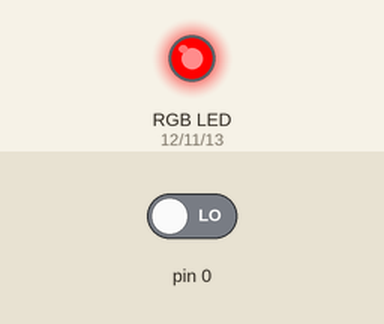
A sketch run on a simulated Arduino Uno, built with avr-gcc and run on an emulated ATmega328P. Shown: an RGB LED mixed from three pins (HIGH = lit). The test bench sets the inputs (shaded band); at power-on: pin 0 LOW. Random numbers use the default seed unless the sketch sets one.

Above: at 0.3 s.
At 1.7 s:
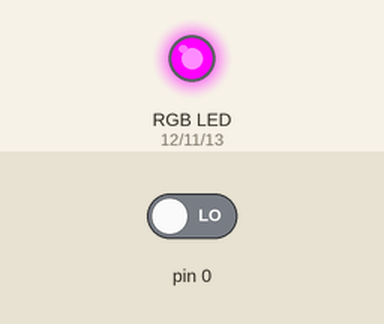
At 3.7 s:
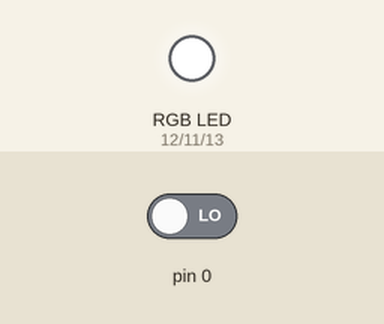
Timing chart, 0 to 5.2 s (numbered marks = the images above):
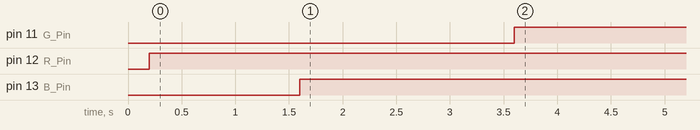

Measured:
- by itself, pin 11 (G_Pin): LOW → HIGH at 3.6 s
- by itself, pin 12 (R_Pin): LOW → HIGH at 0.20 s
- by itself, pin 13 (B_Pin): LOW → HIGH at 1.6 s

The sketch:

RandomRGB1.ino
```cpp
#define G_Pin 11
#define R_Pin 12
#define B_Pin 13
int randNumber;
#define But_Pin 10
boolean St_Button = false;

void setup()
{
  pinMode(11, OUTPUT);
  pinMode(12, OUTPUT);
  pinMode(13, OUTPUT);
  pinMode(10, INPUT);
}
void loop()
{
 digitalRead(St_Button);
 do{
 randNumber = random(1, 4);
 if (randNumber == 1) {
  digitalWrite(11, HIGH);
 }delay(200);
 if (randNumber == 2) {
  digitalWrite(12, HIGH);
 }delay(200);
 if (randNumber == 3) {
  digitalWrite(13, HIGH);
 }delay(200);
 }while(St_Button == true);
}
```
